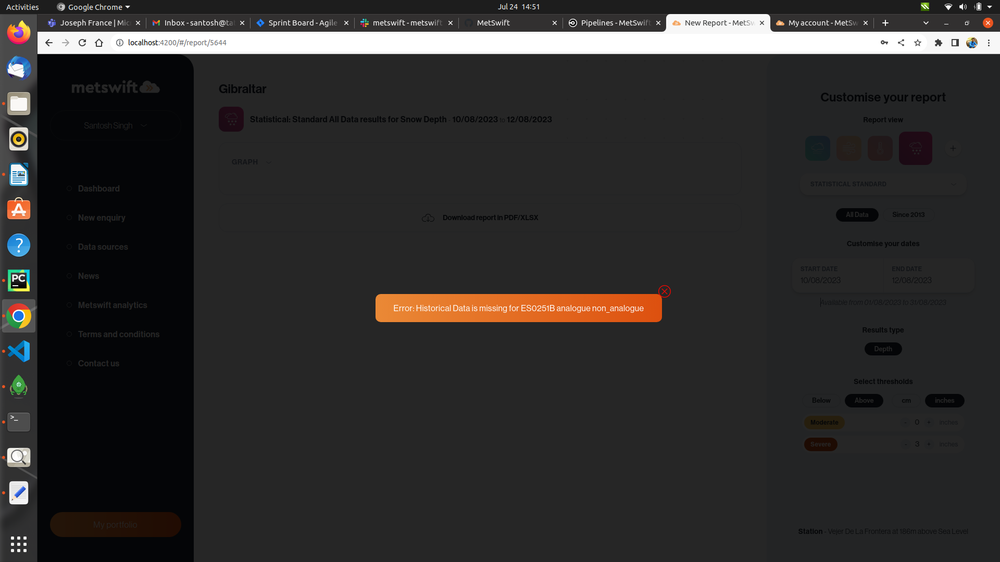
#> input picture opncvdata/scr.png, 1000 x 562 px, shrunk from 1920 x 1080 before the run
$ python opncv.py
#> lines starting #> are read from the running program, lines starting #| are printed output that depends on the picture
import cv2 as cv
# import matplotlib.pyplot as plt
img = cv.imread("opncvdata/scr.png", cv.IMREAD_GRAYSCALE)
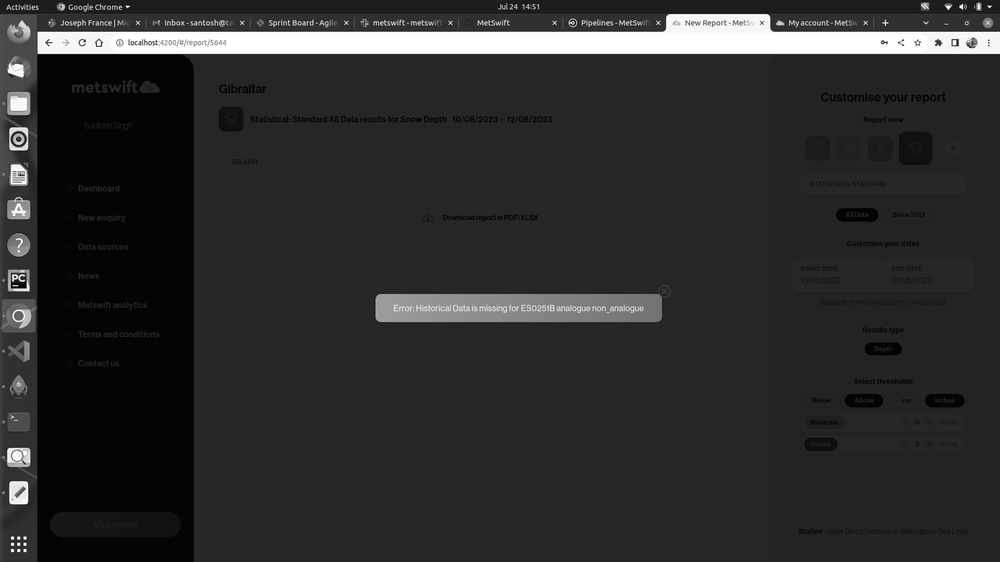
#> img: shape (562, 1000); min 0, max 255, mean 44.8
print(img)
#> (printed output is left out)
cv.imshow("dsasad", img)
cv.waitKey(0)
